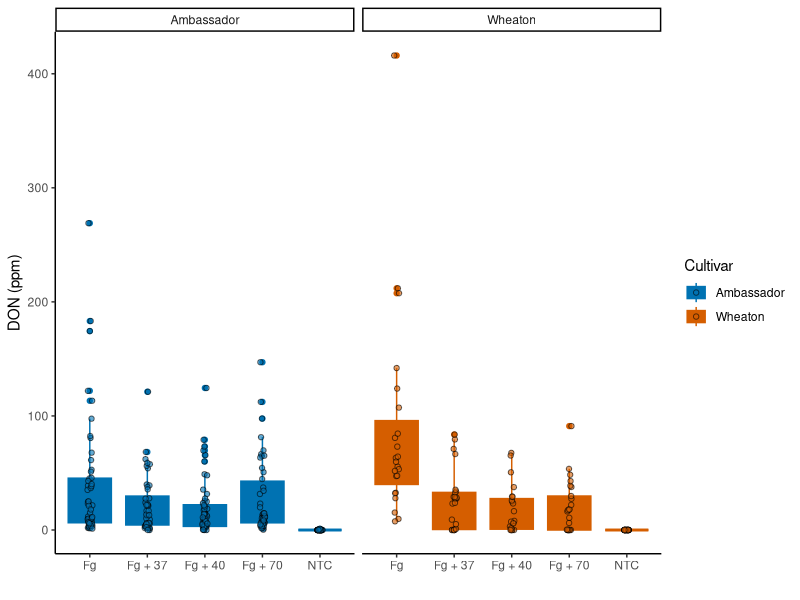
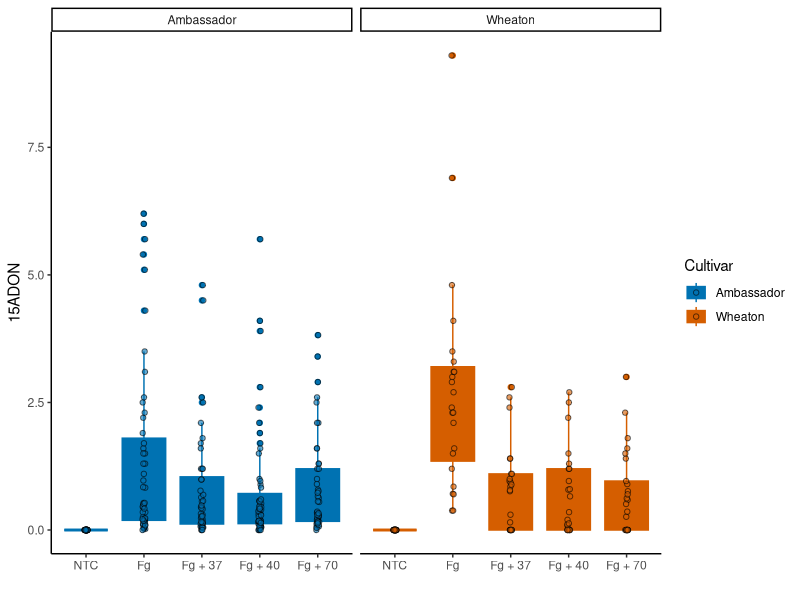
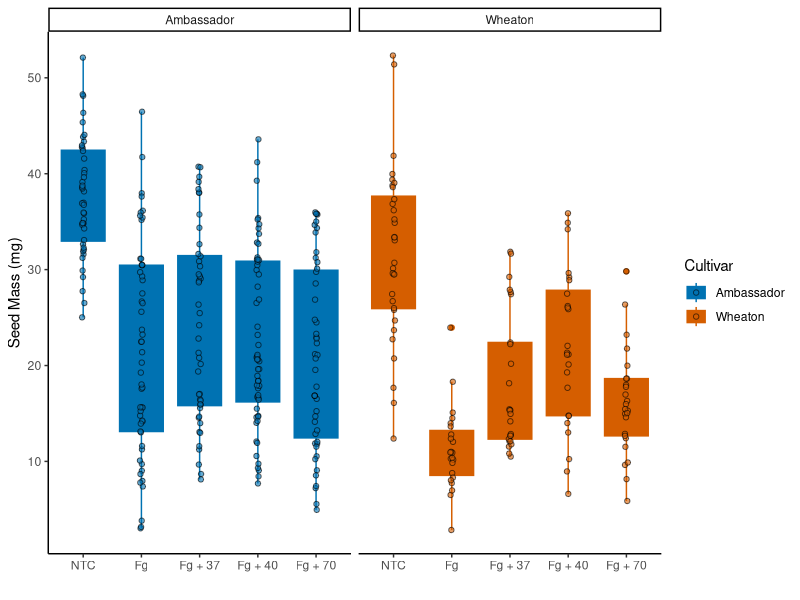
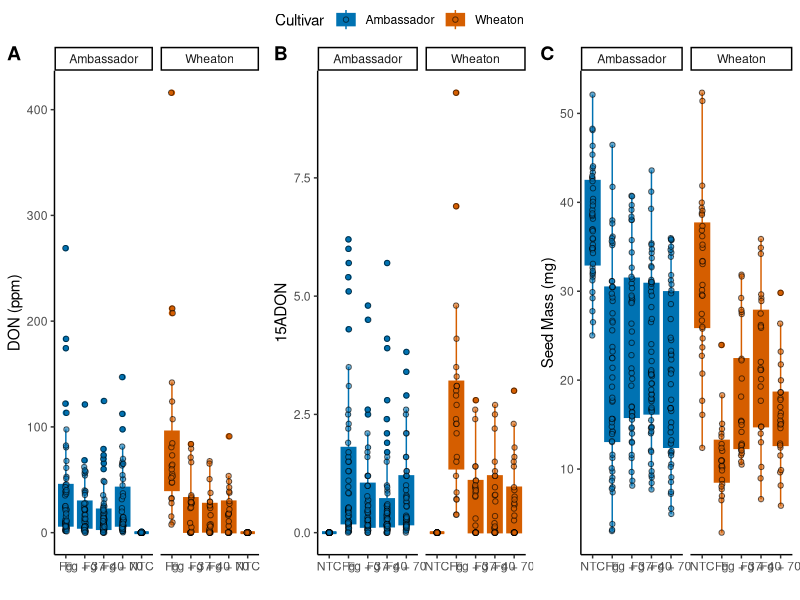
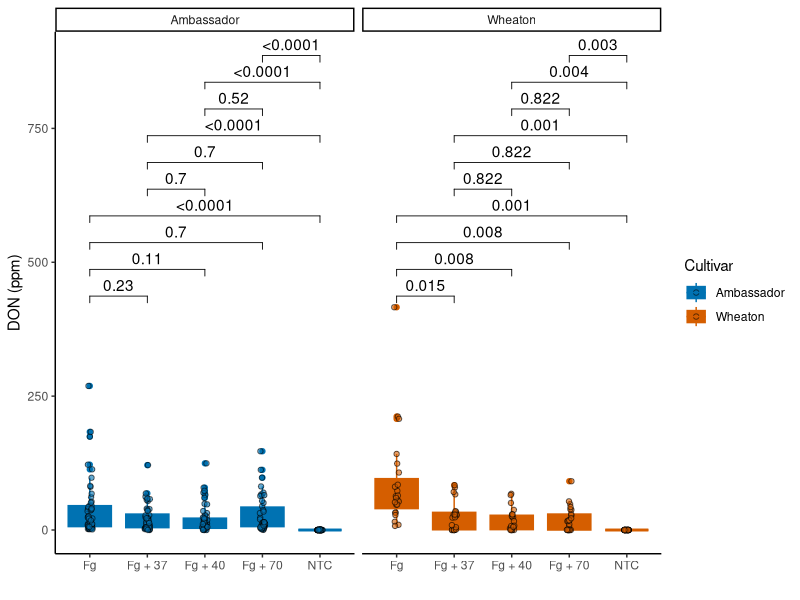
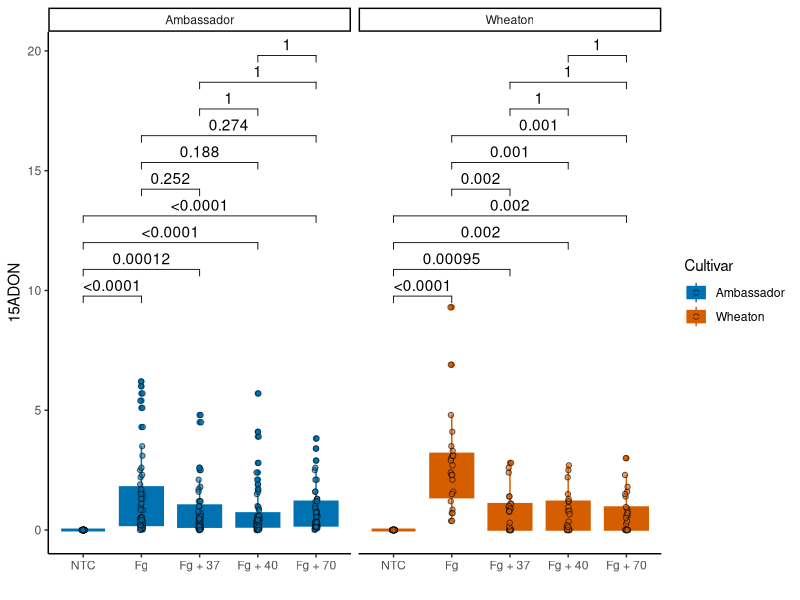
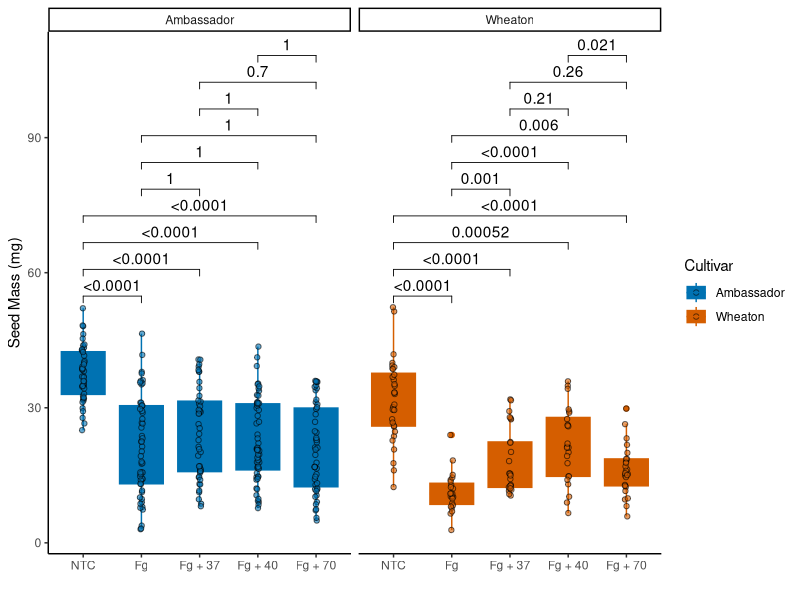
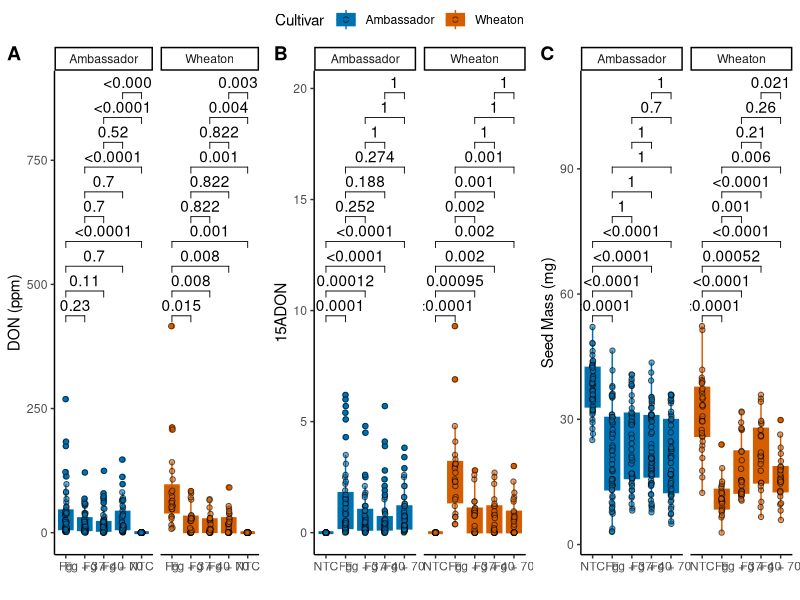

Write the R code that produced these figures, in order.
mycotoxindata <- read.csv("MycotoxinData.csv", na.strings="na")

#load in required packages
library(ggplot2)
library(ggpubr)

#have a look at our data
str(mycotoxindata)

#add our colorblind palette
cbbPalette <- c("#000000", "#E69F00", "#56B4E9", "#009E73", "#F0E442",
                "#0072B2", "#D55E00", "#CC79A7")

#Q -1 
#alpha = 0.6 adds transparency
#scale fill is fill color 
#scale color is border color
Q1Plot <- ggplot(mycotoxindata, aes(x = Treatment, y = DON, fill= Cultivar, color = Cultivar)) + 
  geom_boxplot(position = position_dodge()) +
  geom_point(position = position_jitterdodge(0.09), alpha=0.6, shape = 21, colour = "black")+
  xlab("") + ylab("DON (ppm)") +
  scale_fill_manual(values = c("Ambassador" = "#0072B2", "Wheaton" = "#D55E00")) + 
  scale_color_manual(values = c("Ambassador" = "#0072B2", "Wheaton" = "#D55E00")) +
  theme_classic()+
  facet_wrap(~Cultivar)
Q1Plot

#Q-2  
str(mycotoxindata)
#change treatment from chr to factor
mycotoxindata$Treatment <- as.factor(mycotoxindata$Treatment)

#reorder the levels using factor()
levels(mycotoxindata$Treatment)
mycotoxindata$Treatment <- factor(mycotoxindata$Treatment, levels = c("NTC", "Fg", "Fg + 37", "Fg + 40", "Fg + 70"))

#Q-3

#change y variable to x15ADON
Q3Plot <- ggplot(mycotoxindata, aes(x = Treatment, y = X15ADON, fill= Cultivar, color = Cultivar)) + 
  geom_boxplot(position = position_dodge()) +
  geom_point(position = position_jitterdodge(0.05), alpha=0.6, shape = 21, colour = "black")+
  xlab("") + ylab("15ADON") +
  scale_fill_manual(values = c("Ambassador" = "#0072B2", "Wheaton" = "#D55E00")) + 
  scale_color_manual(values = c("Ambassador" = "#0072B2", "Wheaton" = "#D55E00")) +
  theme_classic()+
  facet_wrap(~Cultivar)
Q3Plot

#change y variable to mass per seed 
Q3Plot_PT2 <- ggplot(mycotoxindata, aes(x = Treatment, y = MassperSeed_mg, fill= Cultivar, color = Cultivar)) + 
  geom_boxplot(position = position_dodge()) +
  geom_point(position = position_jitterdodge(0.05), alpha=0.6, shape = 21, colour = "black")+
  xlab("") + ylab("Seed Mass (mg)") +
  scale_fill_manual(values = c("Ambassador" = "#0072B2", "Wheaton" = "#D55E00")) + 
  scale_color_manual(values = c("Ambassador" = "#0072B2", "Wheaton" = "#D55E00")) +
  theme_classic()+
  facet_wrap(~Cultivar)
Q3Plot_PT2

#Q-4
#use ggarrange to put all the plots next to each other
#common.legend = true (T) will combine legends for plots within ggarange argument
#false (F) gives you a legend for each plot
# labels = "auto" will give lowercase labels, "AUTO" makes them uppercase
figure1<- ggarrange(
  Q1Plot, Q3Plot, Q3Plot_PT2, labels = "AUTO", nrow = 1, ncol = 3, common.legend = T)
figure1

#Q-5 

#run t test and add labels 
#label = p.adj.format adds pvalues, p.adj.signif makes * the sig. identifer, {p.adj.format}{p.adj.signif} shows * and pvalue 
Q1Plot_TTEST <- Q1Plot+ 
  geom_pwc(aes(group = Treatment), method = "t.test", label = "p.adj.format")
Q1Plot_TTEST

Q3Plot_TTEST <- Q3Plot +
  geom_pwc(aes(group = Treatment), method = "t.test", label = "p.adj.format")
Q3Plot_TTEST

Q3Plot_PT2_TTEST <- Q3Plot_PT2 +
  geom_pwc(aes(group = Treatment), method = "t.test", label = "p.adj.format")
Q3Plot_PT2_TTEST

#use ggarrange to put all the t test plots together 
figure2<- ggarrange(
  Q1Plot_TTEST, Q3Plot_TTEST, Q3Plot_PT2_TTEST, labels = "AUTO", nrow = 1, ncol = 3, common.legend = T)
figure2


